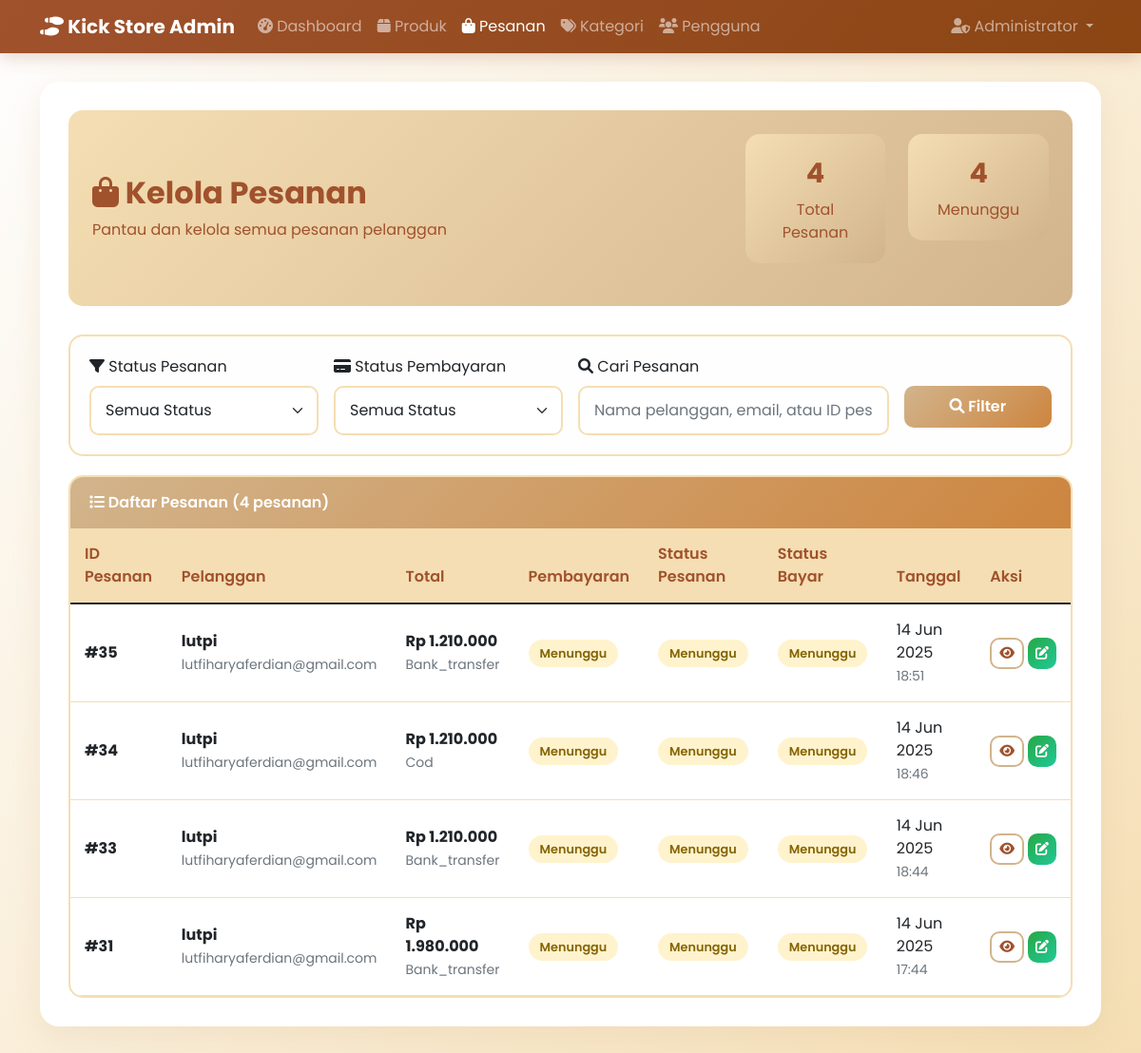
The app's page /admin/orders.php (signed in) with its own data.
### tables this page shows
CREATE TABLE `orders` (
  `id` int NOT NULL,
  `user_id` int NOT NULL,
  `total_amount` decimal(10,2) NOT NULL,
  `subtotal` decimal(10,2) DEFAULT '0.00',
  `tax_amount` decimal(10,2) DEFAULT '0.00',
  `shipping_amount` decimal(10,2) DEFAULT '0.00',
  `status` enum('pending','confirmed','shipped','delivered','cancelled') DEFAULT 'pending',
  `payment_status` enum('pending','paid','failed') DEFAULT 'pending',
  `payment_method` varchar(50) DEFAULT NULL,
  `shipping_address` text,
  `notes` text,
  `created_at` timestamp NULL DEFAULT CURRENT_TIMESTAMP
);

CREATE TABLE `users` (
  `id` int NOT NULL,
  `username` varchar(50) NOT NULL,
  `email` varchar(100) NOT NULL,
  `password` varchar(255) NOT NULL,
  `full_name` varchar(100) NOT NULL,
  `phone` varchar(20) DEFAULT NULL,
  `address` text,
  `role` enum('buyer','admin') DEFAULT 'buyer',
  `created_at` timestamp NULL DEFAULT CURRENT_TIMESTAMP
);

### admin/orders.php (the view, shortened to what this page needs)
<?php
$database = new Database();
$db = $database->getConnection();
$search = $_GET['search'] ?? '';
$where_conditions = [];
$params = [];
$where_clause = !empty($where_conditions) ? "WHERE " . implode(" AND ", $where_conditions) : "";
$query = "SELECT o.*, u.full_name, u.email FROM orders o
          JOIN users u ON o.user_id = u.id
          $where_clause
          ORDER BY o.created_at DESC";
$stmt = $db->prepare($query);
$stmt->execute($params);
$orders = $stmt->fetchAll(PDO::FETCH_ASSOC);
$stats_query = "SELECT
    COUNT(*) as total_orders,
    SUM(CASE WHEN status = 'pending' THEN 1 ELSE 0 END) as pending_orders,
    SUM(CASE WHEN payment_status = 'paid' THEN total_amount ELSE 0 END) as total_revenue
    FROM orders";
$stats_stmt = $db->prepare($stats_query);
$stats_stmt->execute();
$stats = $stats_stmt->fetch(PDO::FETCH_ASSOC);
?>
<!DOCTYPE html>
<html lang="id">
<head>
    <link href="https://cdn.jsdelivr.net/npm/bootstrap@5.1.3/dist/css/bootstrap.min.css" rel="stylesheet">
    <link href="https://cdnjs.cloudflare.com/ajax/libs/font-awesome/6.0.0/css/all.min.css" rel="stylesheet">
</head>
<body>
    <nav class="navbar navbar-expand-lg navbar-dark">
        <div class="container">
            <a class="navbar-brand fw-bold" href="dashboard.php">
                <i class="fas fa-shoe-prints"></i> Kick Store Admin
            </a>
            <div class="collapse navbar-collapse" id="navbarNav">
                <ul class="navbar-nav me-auto">
                    <li class="nav-item">
                        <a class="nav-link" href="dashboard.php">
                            <i class="fas fa-tachometer-alt"></i> Dashboard
                        </a>
                    </li>
                    <li class="nav-item">
                        <a class="nav-link" href="products.php">
                            <i class="fas fa-box"></i> Produk
                        </a>
                    </li>
                    <li class="nav-item">
                        <a class="nav-link active" href="orders.php">
                            <i class="fas fa-shopping-bag"></i> Pesanan
                        </a>
                    </li>
                    <li class="nav-item">
                        <a class="nav-link" href="categories.php">
                            <i class="fas fa-tags"></i> Kategori
                        </a>
                    </li>
                    <li class="nav-item">
                        <a class="nav-link" href="users.php">
                            <i class="fas fa-users"></i> Pengguna
                        </a>
                    </li>
                </ul>
                <ul class="navbar-nav">
                    <li class="nav-item dropdown">
                        <a class="nav-link dropdown-toggle" href="#" role="button" data-bs-toggle="dropdown">
                            <i class="fas fa-user-shield"></i> <?php echo $_SESSION['full_name']; ?>
                        </a>
                    </li>
                </ul>
            </div>
        </div>
    </nav>
    <div class="container">
        <div class="main-container">
            <div class="page-header">
                <div class="row align-items-center">
                    <div class="col-md-8">
                        <h2 class="fw-bold mb-2">
                            <i class="fas fa-shopping-bag"></i> Kelola Pesanan
                        </h2>
                        <p class="mb-0">Pantau dan kelola semua pesanan pelanggan</p>
                    </div>
                    <div class="col-md-4">
                        <div class="row">
                            <div class="col-6">
                                <div class="stats-card">
                                    <div class="stats-number"><?php echo number_format($stats['total_orders']); ?></div>
                                    <div>Total Pesanan</div>
                                </div>
                            </div>
                            <div class="col-6">
                                <div class="stats-card">
                                    <div class="stats-number"><?php echo number_format($stats['pending_orders']); ?></div>
                                    <div>Menunggu</div>
                                </div>
                            </div>
                        </div>
                    </div>
                </div>
            </div>
            <div class="filter-card">
                <form method="GET" class="row g-3">
                    <div class="col-md-3">
                        <label class="form-label fw-semibold">
                            <i class="fas fa-filter"></i> Status Pesanan
                        </label>
                        <select name="status" class="form-select">
                            <option value="">Semua Status</option>
                        </select>
                    </div>
                    <div class="col-md-3">
                        <label class="form-label fw-semibold">
                            <i class="fas fa-credit-card"></i> Status Pembayaran
                        </label>
                        <select name="payment" class="form-select">
                            <option value="">Semua Status</option>
                        </select>
                    </div>
                    <div class="col-md-4">
                        <label class="form-label fw-semibold">
                            <i class="fas fa-search"></i> Cari Pesanan
                        </label>
                        <input type="text" name="search" class="form-control"
                               placeholder="Nama pelanggan, email, atau ID pesanan..."
                               value="<?php echo htmlspecialchars($search); ?>">
                    </div>
                    <div class="col-md-2">
                        <label class="form-label">&nbsp;</label>
                        <button type="submit" class="btn btn-primary w-100">
                            <i class="fas fa-search"></i> Filter
                        </button>
                    </div>
                </form>
            </div>
            <?php if (empty($orders)): ?>
                <div class="empty-state">
                    <i class="fas fa-shopping-bag"></i>
                    <h4>Tidak Ada Pesanan</h4>
                    <p>Belum ada pesanan yang sesuai dengan filter yang dipilih</p>
                </div>
            <?php else: ?>
                <div class="orders-table-container">
                    <div class="table-header">
                        <i class="fas fa-list"></i> Daftar Pesanan (<?php echo count($orders); ?> pesanan)
                    </div>
                    <div class="table-responsive">
                        <table class="table">
                            <thead>
                                <tr>
                                    <th>ID Pesanan</th>
                                    <th>Pelanggan</th>
                                    <th>Total</th>
                                    <th>Pembayaran</th>
                                    <th>Status Pesanan</th>
                                    <th>Status Bayar</th>
                                    <th>Tanggal</th>
                                    <th>Aksi</th>
                                </tr>
                            </thead>
                            <tbody>
                                <?php foreach ($orders as $order): ?>
                                    <tr>
                                        <td>
                                            <strong>#<?php echo $order['id']; ?></strong>
                                        </td>
                                        <td>
                                            <div>
                                                <strong><?php echo htmlspecialchars($order['full_name']); ?></strong><br>
                                                <small class="text-muted"><?php echo htmlspecialchars($order['email']); ?></small>
                                            </div>
                                        </td>
                                        <td>
                                            <strong>Rp <?php echo number_format($order['total_amount'], 0, ',', '.'); ?></strong><br>
                                            <small class="text-muted"><?php echo ucfirst($order['payment_method']); ?></small>
                                        </td>
                                        <td>
                                            <span class="status-badge payment-<?php echo $order['payment_status']; ?>">
                                                <?php
                                                $payment_text = [
                                                    'paid' => 'Dibayar',
                                                    'pending' => 'Menunggu',
                                                    'failed' => 'Gagal'
                                                ];
                                                echo $payment_text[$order['payment_status']] ?? ucfirst($order['payment_status']);
                                                ?>
                                            </span>
                                        </td>
                                        <td>
                                            <span class="status-badge status-<?php echo $order['status']; ?>">
                                                <?php
                                                $status_text = [
                                                    'pending' => 'Menunggu',
                                                    'confirmed' => 'Dikonfirmasi',
                                                    'shipped' => 'Dikirim',
                                                    'delivered' => 'Terkirim',
                                                    'cancelled' => 'Dibatalkan'
                                                ];
                                                echo $status_text[$order['status']] ?? ucfirst($order['status']);
                                                ?>
                                            </span>
                                        </td>
                                        <td>
                                            <span class="status-badge payment-<?php echo $order['payment_status']; ?>">
                                                <?php echo $payment_text[$order['payment_status']] ?? ucfirst($order['payment_status']); ?>
                                            </span>
                                        </td>
                                        <td>
                                            <?php echo date('d M Y', strtotime($order['created_at'])); ?><br>
                                            <small class="text-muted"><?php echo date('H:i', strtotime($order['created_at'])); ?></small>
                                        </td>
                                        <td>
                                            <div class="d-flex gap-1">
                                                <a href="order_details.php?id=<?php echo $order['id']; ?>"
                                                   class="btn btn-outline-primary btn-sm" title="Lihat Detail">
                                                    <i class="fas fa-eye"></i>
                                                </a>
                                                <button class="btn btn-success btn-sm"
                                                        onclick="updateOrderStatus(<?php echo htmlspecialchars(json_encode($order)); ?>)"
                                                        title="Update Status">
                                                    <i class="fas fa-edit"></i>
                                                </button>
                                            </div>
                                        </td>
                                    </tr>
                                <?php endforeach; ?>
                            </tbody>
                        </table>
                    </div>
                </div>
            <?php endif; ?>
        </div>
    </div>
</body>
</html>

### admin/orders.php (style rules this page uses)
* { font-family: 'Poppins', sans-serif; }
body { background: linear-gradient(135deg, #FEFEFE 0%, #F5DEB3 100%); min-height: 100vh; }
.navbar { background: linear-gradient(135deg, #A0522D 0%, #8B4513 100%) !important; box-shadow: 0 2px 20px rgba(160, 82, 45, 0.3); }
.main-container { background: white; border-radius: 20px; box-shadow: 0 10px 30px rgba(210, 180, 140, 0.2); padding: 30px; margin: 30px 0; }
.page-header { background: linear-gradient(135deg, #F5DEB3 0%, #D2B48C 100%); border-radius: 15px; padding: 25px; margin-bottom: 30px; color: #A0522D; }
.stats-card { background: linear-gradient(135deg, #F5DEB3 0%, #D2B48C 100%); border-radius: 15px; padding: 20px; color: #A0522D; text-align: center; margin-bottom: 20px; }
.stats-number { font-size: 1.8rem; font-weight: 700; margin-bottom: 5px; }
.filter-card { background: #FEFEFE; border: 2px solid #F5DEB3; border-radius: 15px; padding: 20px; margin-bottom: 20px; }
.orders-table-container { background: white; border: 2px solid #F5DEB3; border-radius: 15px; overflow: hidden; }
.table-header { background: linear-gradient(135deg, #D2B48C 0%, #CD853F 100%); color: white; padding: 15px 20px; font-weight: 600; }
.table { margin-bottom: 0; }
.table th { background: #F5DEB3; color: #A0522D; font-weight: 600; border: none; padding: 15px; }
.table td { padding: 15px; vertical-align: middle; border-color: #F5DEB3; }
.status-badge { padding: 6px 12px; border-radius: 15px; font-weight: 600; font-size: 0.8rem; }
.status-pending { background: #fff3cd; color: #856404; }
.payment-pending { background: #fff3cd; color: #856404; }
.btn-primary { background: linear-gradient(135deg, #D2B48C 0%, #CD853F 100%); border: none; border-radius: 10px; padding: 10px 20px; font-weight: 600; transition: all 0.3s ease; }
.btn-outline-primary { border: 2px solid #D2B48C; color: #A0522D; border-radius: 10px; font-weight: 600; }
.btn-success { background: linear-gradient(135deg, #28a745 0%, #20c997 100%); border: none; border-radius: 10px; }
.form-control, .form-select { border: 2px solid #F5DEB3; border-radius: 10px; padding: 12px 15px; transition: all 0.3s ease; }

### records on screen
orders: id "35", user.full_name "lutpi", user.email "lutfiharyaferdian@gmail.com", total_amount "1.210.000", payment_method "Bank_transfer", payment_status "Menunggu", status "Menunggu", created_at "14 Jun 2025", created_at "18:51"
orders: id "34", user.full_name "lutpi", user.email "lutfiharyaferdian@gmail.com", total_amount "1.210.000", payment_method "Cod", payment_status "Menunggu", status "Menunggu", created_at "14 Jun 2025", created_at "18:46"
orders: id "33", user.full_name "lutpi", user.email "lutfiharyaferdian@gmail.com", total_amount "1.210.000", payment_method "Bank_transfer", payment_status "Menunggu", status "Menunggu", created_at "14 Jun 2025", created_at "18:44"
orders: id "31", user.full_name "lutpi", user.email "lutfiharyaferdian@gmail.com", total_amount "1.980.000", payment_method "Bank_transfer", payment_status "Menunggu", status "Menunggu", created_at "14 Jun 2025", created_at "17:44"

### other values on screen
$_SESSION['full_name'] "Administrator"
$stats['total_orders'] "4"
$stats['pending_orders'] "4"
count($orders) "4"
